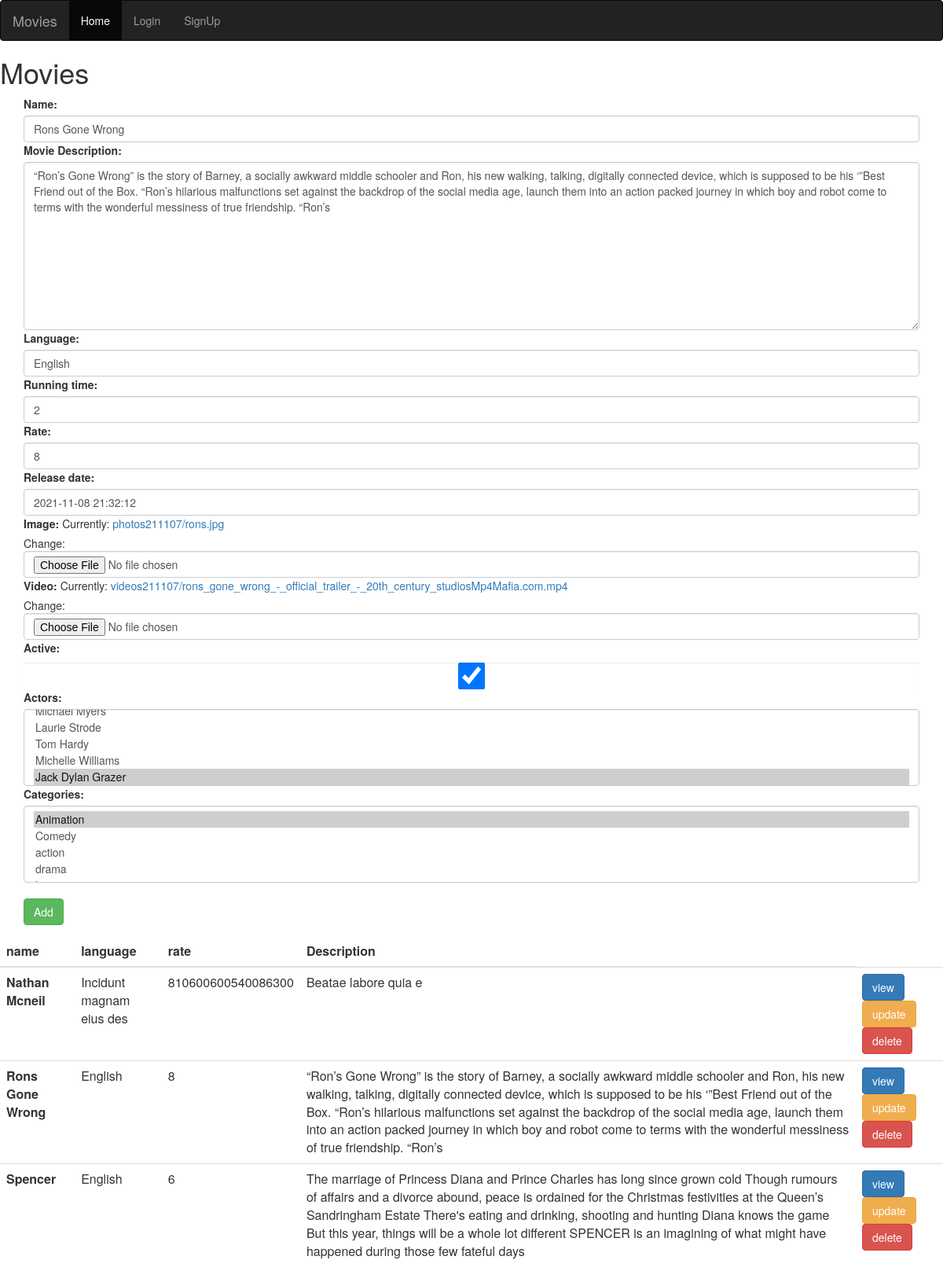
/movie/movies/4, run on the app's committed database.
### Movie/models.py (models this page shows, shortened)
class Movie(models.Model):
    name = models.CharField(max_length=255)
    description = models.TextField(verbose_name='Movie Description')
    language = models.CharField(max_length=25)
    running_time = models.IntegerField()
    rate = models.PositiveBigIntegerField()
    release_date = models.DateTimeField()
    image=models.ImageField(upload_to='photos%y%m%d')
    video = models.FileField(upload_to='videos%y%m%d', null=True)
    active=models.BooleanField(default=True)
    creation_date = models.DateTimeField(auto_now_add=True) # awl mara n3ml add bas
    modification = models.DateTimeField(auto_now=True) # kol mara by7sal edit
    actors = models.ManyToManyField('Cast')
    categories = models.ManyToManyField('Category')
    class Meta:
        verbose_name='Movie' #the name that appear in UI and incremented by s automatically
        ordering=['name']

### Movie/views.py (the view, shortened to what this page needs)
# urls.py: path('movies/<movie_id>', update , name='update-data'),
def update(request,movie_id):
    updated_movie=Movie.objects.get(pk=movie_id)
    form = MovieForm(instance=updated_movie)
    return render(request, 'movie/movies.html', {'mov': Movie.objects.all(),'form':form})

### Movie/forms.py
class MovieForm(ModelForm):
    class Meta:
        model=Movie
        fields='__all__'

### Movie/models.py (called while the page is built)
    def __str__(self):  # to replace Movie object that appear in UI by name of the movie
        return self.type

    def __str__(self): # to replace Movie object that appear in UI by name of the movie
        return self.cast_name

### Movie/templates/movie/movies.html (shortened to what this page needs)
{% extends 'main/base_layout.html'%}
{% load widget_tweaks %}
{% block content %}
<h1> Movies</h1>
<form method="post" novalidate enctype="multipart/form-data">
{% for field in form %}
<div class="container">
    {{field.label_tag}}
    {% if field.label_tag == "Active:" %}
        {% render_field field class='form-check-input' %}
    {% else %}
        {% render_field field class='form-control mt-3' %}
    {% endif %}
</div>
{% endfor %}
    <br/>
    <div class="container">
    <button class="btn btn-success" type="submit">Add</button>
    </div>
</form>
<table class="table">
    <thead>
    <tr>
        <th scope="col">name</th>
        <th scope="col">language</th>
        <th scope="col">rate</th>
        <th scope="col">Description</th>
    </tr>
    </thead>
    <tbody>
    {% for i in mov %}
    <tr>
        <th scope="row">{{i.name}}</th>
        <td>{{i.language}}</td>
        <td>{{i.rate}}</td>
        <td>{{i.description}}</td>
        <td>
            <a  class="btn btn-primary" href="{% url 'movie:view-data' i.id%}">view</a>
            <a  class="btn btn-warning" href="{% url 'movie:update-data' i.id%}">update</a>
            <a  class="btn btn-danger" href="{% url 'movie:delete-data' i.id %}">delete</a>
        </td>
    </tr>
    {% endfor %}
    </tbody>
</table>
{% endblock %}

### data on the page
Movie: name "Rons Gone Wrong" "“Ron’s Gone Wrong” is the story of Barney, a socially awkward middle schooler and Ron, his new walking, talking, digitally connected device, which is supposed to be his ‘”Best Friend out of the Box. “Ron’s hilarious malfunctions set against the backdrop of the social media age, launch them into an action packed journey in which boy and robot come to terms with the wonderful messiness of true friendship. “Ron’s" "English" "2" "8" "2021-11-08 21:32:12" "☑", name "Rons Gone Wrong", language "English", rate "8", description "“Ron’s Gone Wrong” is the story of Barney, a socially awkward middle schooler and Ron, his new walking, talking, digitally connected device, which is supposed to be his ‘”Best Friend out of the Box. “Ron’s hilarious malfunctions set against the backdrop of the social media age, launch them into an action packed journey in which boy and robot come to terms with the wonderful messiness of true friendship. “Ron’s"
Movie: name "Nathan Mcneil", language "Incidunt magnam eius des", rate "810600600540086300", description "Beatae labore quia e"
Movie: name "Spencer", language "English", rate "6", description "The marriage of Princess Diana and Prince Charles has long since grown cold Though rumours of affairs and a divorce abound, peace is ordained for the Christmas festivities at the Queen’s Sandringham Estate There's eating and drinking, shooting and hunting Diana knows the game But this year, things will be a whole lot different SPENCER is an imagining of what might have happened during those few fateful days"

### other printed values
{{ field.label_tag }} "Name:" "Movie Description:" "Language:" "Running time:" "Rate:" "Release date:" "Image:" "Video:" "Active:" "Actors:" "Categories:"
